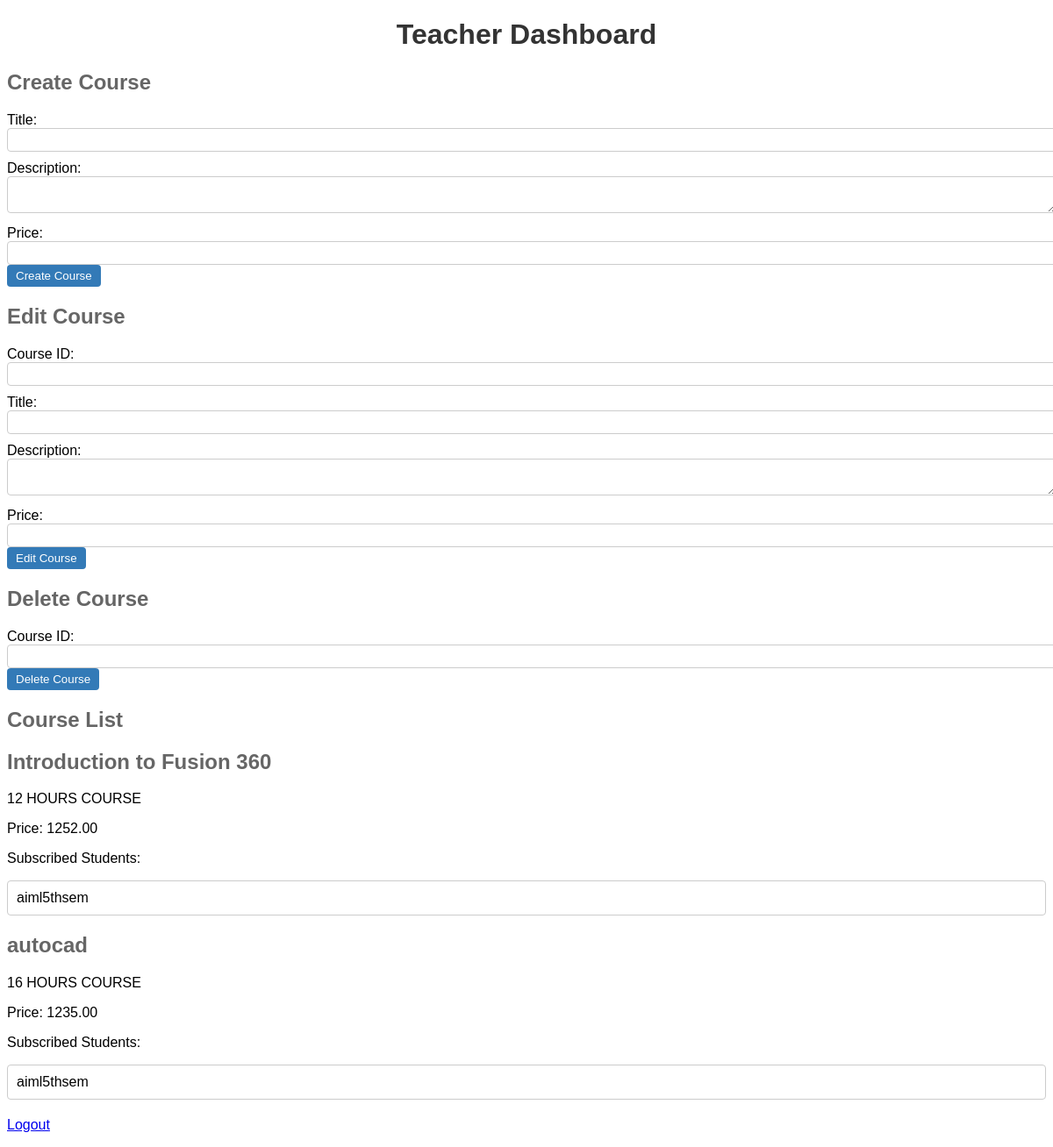
The page /api/teachers/dashboard/ (signed in) on the database its author committed.
### teachers/models.py (models this page shows)
class Course(models.Model):
    teacher = models.ForeignKey(Teacher, on_delete=models.CASCADE, related_name='courses')
    title = models.CharField(max_length=100)
    description = models.TextField()
    price = models.DecimalField(max_digits=8, decimal_places=2)

### students/models.py (models this page shows)
class Student(models.Model):
    username = models.CharField(max_length=100)
    email = models.EmailField(unique=True)
    password = models.CharField(max_length=100)
    otp_code = models.CharField(max_length=6)
    subscribed_courses = models.ManyToManyField('teachers.Course', related_name='subscribed_students')

### teachers/views.py (the view, shortened to what this page needs)
# urls.py: path('teachers/dashboard/', TeacherDashboardView.as_view(), name='teacher-dashboard'),
class TeacherDashboardView(APIView):
    def get(self, request):
        teacher_id = request.user.id
        teacher = get_object_or_404(Teacher, id=teacher_id)
        courses = teacher.courses.all()
        course_list = []
        for course in courses:
            subscribed_students = course.subscribed_students.all()
            subscribed_students_list = [student.username for student in subscribed_students]
            course_data = {
                'id': course.id,
                'title': course.title,
                'description': course.description,
                'price': course.price,
                'subscribed_students': subscribed_students_list,
            }
            course_list.append(course_data)
        context = {'courses': course_list}
        return render(request, 'teachers_dashboard.html', context)

### teachers/templates/teachers_dashboard.html (shortened to what this page needs)
<!DOCTYPE html>
<html>
<head>
</head>
<body>
    <h1>Teacher Dashboard</h1>
    <h2>Create Course</h2>
    <form method="POST" action="{% url 'teacher-dashboard' %}">
        <label for="title">Title:</label>
        <input type="text" name="title" required><br>
        <label for="description">Description:</label>
        <textarea name="description" required></textarea><br>
        <label for="price">Price:</label>
        <input type="number" name="price" required><br>
        <input type="submit" value="Create Course">
    </form>
    <h2>Edit Course</h2>
    <form method="POST" action="{% url 'teacher-dashboard' %}">
        <label for="course_id">Course ID:</label>
        <input type="number" name="course_id" required><br>
        <label for="title">Title:</label>
        <input type="text" name="title" required><br>
        <label for="description">Description:</label>
        <textarea name="description" required></textarea><br>
        <label for="price">Price:</label>
        <input type="number" name="price" required><br>
        <input type="submit" value="Edit Course">
    </form>
    <h2>Delete Course</h2>
    <form method="POST" action="{% url 'teacher-dashboard' %}">
        <label for="course_id">Course ID:</label>
        <input type="number" name="course_id" required><br>
        <input type="submit" value="Delete Course">
    </form>
    <h2>Course List</h2>
    <ul>
    {% for course in courses %}
    <h2>{{ course.title }}</h2>
    <p>{{ course.description }}</p>
    <p>Price: {{ course.price }}</p>
    <p>Subscribed Students:</p>
    <ul>
        {% for student in course.subscribed_students %}
        <li>{{ student }}</li>
        {% empty %}
        <li>No subscribed students yet.</li>
        {% endfor %}
    </ul>
    {% endfor %}
    </ul>
            <div class="redirect-button">
                <p><a href="/teachers/login/">Logout</a></p>
            </div>
</body>
</html>

### teachers/templates/teachers_dashboard.html (style rules this page uses)
body { font-family: Arial, sans-serif; }
h1 { color: #333; text-align: center; }
h2 { color: #666; }
form { margin-bottom: 20px; }
label { display: block; margin-top: 10px; }
input[type="text"], input[type="number"], textarea { width: 100%; padding: 5px; border: 1px solid #ccc; border-radius: 4px; }
input[type="submit"] { padding: 5px 10px; background-color: #337ab7; color: #fff; border: none; border-radius: 4px; cursor: pointer; }
ul { list-style-type: none; padding: 0; margin: 0; }
li { margin-bottom: 20px; padding: 10px; border: 1px solid #ccc; border-radius: 4px; }

### rows shown on the page
Course: title "Introduction to Fusion 360", description "12 HOURS COURSE", price "1252.00"
Student: subscribed_students "aiml5thsem" "aiml5thsem"
Course: title "autocad", description "16 HOURS COURSE", price "1235.00"
